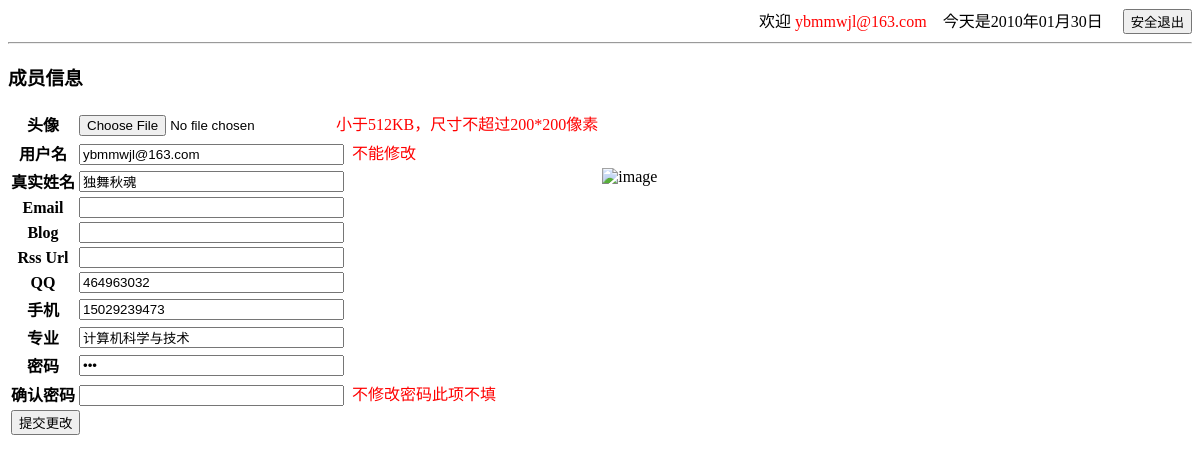
Page /member_info_management/php/member_info.php (signed in) on the earlier database version.
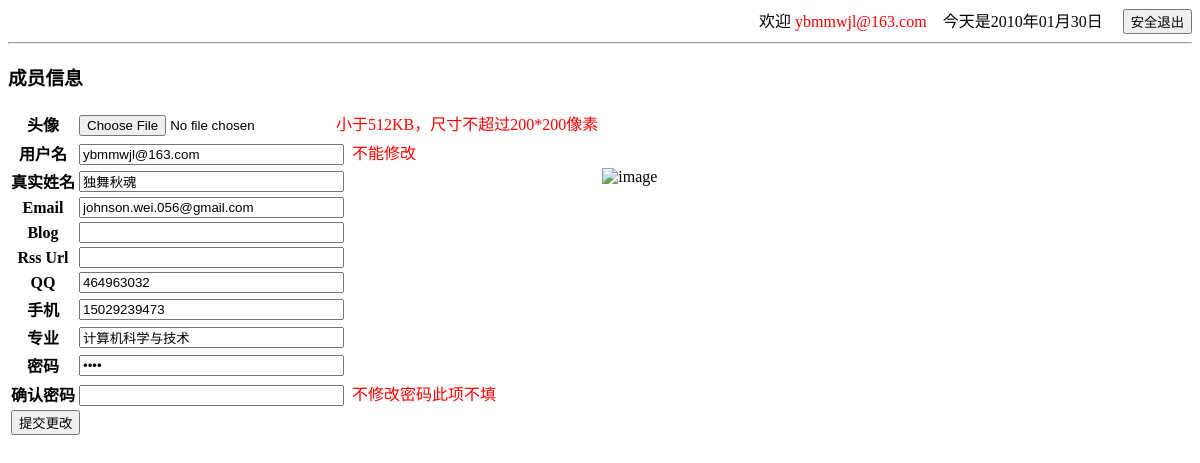
Same page on the later database version.
### tables this page shows
CREATE TABLE IF NOT EXISTS `xy_member` (
  `member_ID` bigint(20) unsigned NOT NULL AUTO_INCREMENT,
  `member_category_ID` bigint(20) unsigned DEFAULT '0',
  `member_name` varchar(20) NOT NULL DEFAULT '',
  `member_nickname` varchar(255) DEFAULT '',
  `member_email` varchar(255) DEFAULT '',
  `member_blog` varchar(255) DEFAULT '',
  `member_rss_url` varchar(255) DEFAULT '',
  `member_QQ` varchar(255) DEFAULT '',
  `member_mobile` varchar(255) DEFAULT '',
  `member_major` varchar(255) DEFAULT '',
  `member_pwd` varchar(20) NOT NULL DEFAULT '00000000',
  `member_image` varchar(255) NOT NULL DEFAULT 'get_bloginfo(\\''wpurl\\'') . \\''/wp-content/plugins/member_management/image/default.jpg\\''',
  PRIMARY KEY (`member_ID`),
  UNIQUE KEY `member_name` (`member_name`)
);

### member_info_management/php/backstage.php (called while the page is built, shortened)
<?php
class MemberInfo {
	function getMemberInfo() {
		if (isset($_POST['updateSettings'])) {
			$devMemberInfo['member_name'] = $_SESSION['user_name'];
			if (isset($_POST['member_nickname'])) {
				$devMemberInfo['member_nickname'] = $_POST['member_nickname'];
			}
			if (isset($_POST['member_email'])) {
				$devMemberInfo['member_email'] = $_POST['member_email'];
			}
			if (isset($_POST['member_blog'])) {
				$devMemberInfo['member_blog'] = $_POST['member_blog'];
			}
			if (isset($_POST['member_rss_url'])) {
				$devMemberInfo['member_rss_url'] = $_POST['member_rss_url'];
			}
			if (isset($_POST['member_QQ'])) {
				$devMemberInfo['member_QQ'] = $_POST['member_QQ'];
			}
			if (isset($_POST['member_mobile'])) {
				$devMemberInfo['member_mobile'] = $_POST['member_mobile'];
			}
			if (isset($_POST['member_major'])) {
				$devMemberInfo['member_major'] = $_POST['member_major'];
			}
			$result = mysql_query("select * from xy_member where member_name = '" . $_POST['member_name'] . "'");
			$row = mysql_fetch_array($result);
			if ($row['member_pwd'] != $_POST['member_pwd']) {
				if ($_POST['member_pwd'] == $_POST['member_pwd_confirm']) {
					$devMemberInfo['member_pwd'] = $_POST['member_pwd'];
					$pwd_through = 1;
				} else {
					$pwd_through = 0;
					$devMemberInfo['member_pwd'] = $row['member_pwd'];
				}
			} else {
				$pwd_through = 1;
				$devMemberInfo['member_pwd'] = $row['member_pwd'];
			}
			$sql = "update xy_member set member_nickname = '" . $devMemberInfo['member_nickname'] .
					"', member_email = '" . $devMemberInfo['member_email'] . "', member_blog = '" . $devMemberInfo['member_blog'] .
					"', member_rss_url = '" . $devMemberInfo['member_rss_url'] . "', member_QQ = '" . $devMemberInfo['member_QQ'] .
					"', member_mobile = '" . $devMemberInfo['member_mobile'] . "', member_major = '" . $devMemberInfo['member_major'] .
					"', member_pwd = '" . $devMemberInfo['member_pwd'] . "' where member_name = '" . $devMemberInfo['member_name'] . "'";
			$flag = mysql_query($sql);
			if ($flag) {
				if (!$pwd_through) {
					echo "<script>document.getElementById('updateResult').innerHTML='两次密码不一致!'</script>";
				} else {
					echo "<script>document.getElementById('updateResult').innerHTML='更新已保存!'</script>";
				}
			} else {
				echo "<script>document.getElementById('updateResult').innerHTML='更新异常!'</script>";
			}
			} else {
			$tmpInfo = mysql_query("select * from xy_member where member_name = '" .
			$_SESSION['user_name'] . "'");
			if (mysql_num_rows($tmpInfo)) {
				$row = mysql_fetch_array($tmpInfo);
				foreach($row as $key => $value) {
					if ($key != 'member_ID') {
						$devMemberInfo[$key] = $value;
					}
				}
			} else {
				echo "<script>window.location.replace('login.php')</script>";
			}
		}
		return $devMemberInfo;
	}
}
$dl_memberInfo = new MemberInfo();
$memberInfo = $dl_memberInfo->getMemberInfo();
?>

### member_info_management/php/member_info.php (the view, shortened to what the changed rows need)
<!DOCTYPE html PUBLIC "-//W3C//DTD XHTML 1.0 Transitional//EN" "http://www.w3.org/TR/xhtml1/DTD/xhtml1-transitional.dtd">
<html>
	<head>
	</head>
	<body>
		<?php
			include("backstage.php");
		?>
		<form name="form2" action="<?php echo $_SERVER['REQUEST_URI'];?>" method="post" enctype="multipart/form-data">
			<table>
				<tr>
					<th>头像</th>
				</tr>
				<tr>
					<th>用户名</th>
					<td><input type="text" size="30" name="member_name" value="<?php echo $memberInfo['member_name'];?>" readonly="readonly"/>&nbsp;
					<font color="red">不能修改</font></td>
				</tr>
				<tr>
					<th>真实姓名</th>
					<td><input type="text" size="30"  name="member_nickname"
						value="<?php echo $memberInfo['member_nickname'];?>"/></td>
				</tr>
				<tr>
					<th>Email</th>
					<td><input type="text" size="30"  name="member_email"
						value="<?php echo $memberInfo['member_email'];?>"/></td>
				</tr>
				<tr>
					<th>Blog</th>
				</tr>
				<tr>
					<th>Rss Url</th>
				</tr>
				<tr>
					<th>QQ</th>
					<td><input type="text"  size="30" name="member_QQ"
						value="<?php echo $memberInfo['member_QQ'];?>"/></td>
				</tr>
				<tr>
					<th>手机</th>
					<td><input type="text" size="30"  name="member_mobile"
						value="<?php echo $memberInfo['member_mobile'];?>"/></td>
				</tr>
				<tr>
					<th>专业</th>
					<td><input type="text"  size="30" name="member_major"
						value="<?php echo $memberInfo['member_major'];?>"/></td>
				</tr>
				<tr>
					<th>密码</th>
					<td><input type="password" size="30" name="member_pwd"
						value="<?php echo $memberInfo['member_pwd'];?>"/></td>
				</tr>
				<tr>
					<th>确认密码</th>
				</tr>
			</table>
		</form>
	</body>
</html>

Differences in the rows shown:
changed xy_member "ybmmwjl@163.com": member_email (not shown) → "johnson.wei.056@gmail.com"
